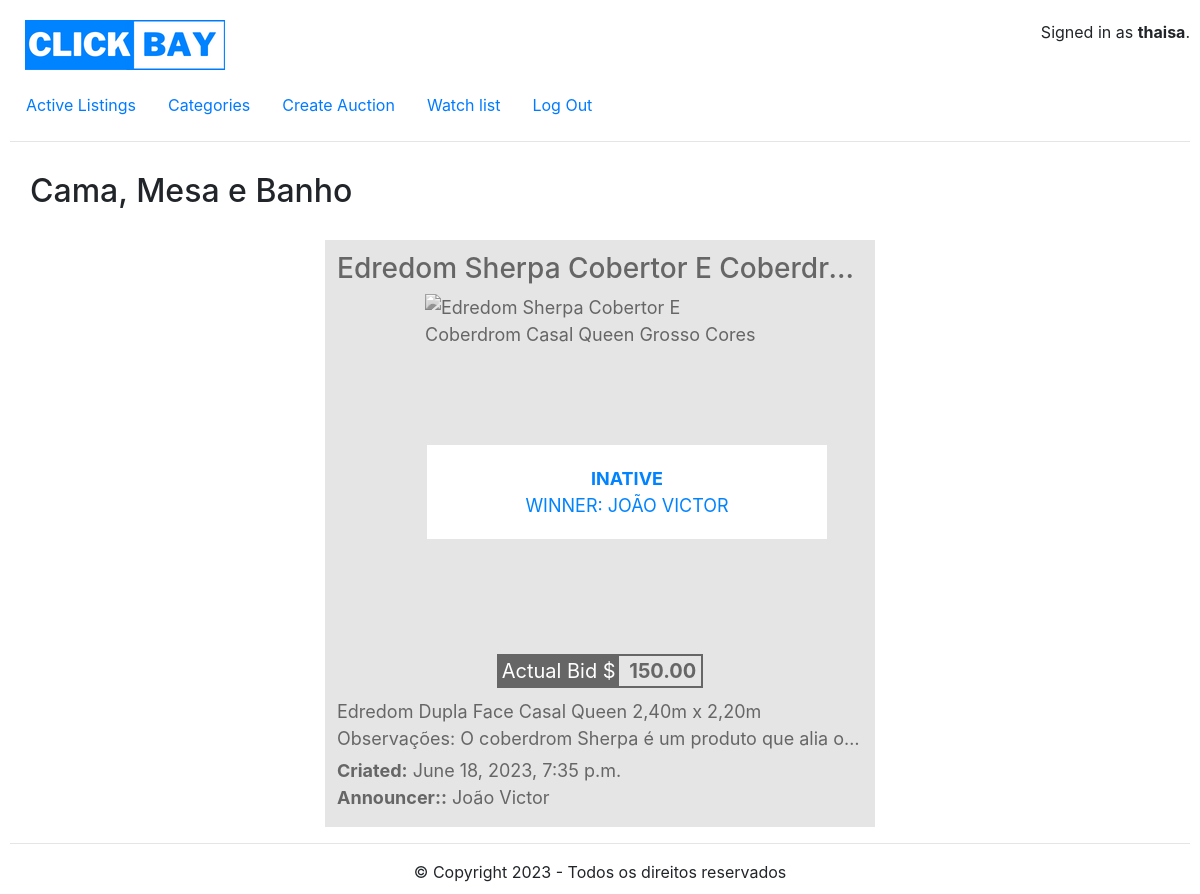
/categories/5 (signed in), run on the app's committed database.
### auctions/models.py (models this page shows, shortened)
class User(AbstractUser):
    pass

class Categorie(models.Model):
    categorie = models.CharField(max_length=64)
    def __str__(self):
        return f"{self.categorie}"

class Action(models.Model):
    user = models.ForeignKey(User, on_delete=models.CASCADE, related_name="myactions")
    title = models.CharField(max_length=256)
    description = models.TextField()
    categorie = models.ForeignKey(Categorie,  blank=True, null=True, on_delete=models.CASCADE)
    created = models.DateTimeField(default=timezone.now)
    ended = models.DateTimeField(blank=True, null=True)
    image = models.URLField(blank = True)
    win = models.ForeignKey(User, blank=True, null=True, on_delete=models.CASCADE, related_name="mywins")
    initial_bid = models.DecimalField(max_digits=19, decimal_places=2)
    watch = models.ManyToManyField(User, related_name="mywatchs", blank=True, null=True)

class Bid(models.Model):
    user = models.ForeignKey(User, on_delete=models.CASCADE, related_name="mybids")
    action = models.ForeignKey(Action, on_delete=models.CASCADE, related_name="bids")
    bid = models.DecimalField(max_digits=19, decimal_places=2)

### auctions/views.py (the view)
# urls.py: path("categories", views.categories, name="categories"),
def categories(request, cat_id=None, format=None):
    if cat_id is not None:
        auctions = Action.objects.filter(categorie=cat_id).order_by('-created')
        cat = Categorie.objects.get(pk=cat_id)
        return render(request, "auctions/categories.html", {
            'auctions': auctions,
            'title': cat
        })
    else:
        cats = Categorie.objects.order_by('categorie')
        return render(request, "auctions/categories.html", {
            'categories': cats,
            'title': "All Categories"
        })

### auctions/templates/auctions/categories.html (shortened to what this page needs)
{% extends "auctions/layout.html" %}
{% block body %}
    <h2>{{ title }}</h2>
    <div id="index-content">
            {% if categories %}
                <ul>
                    {% for categorie in categories %}
                        <li><a href="{% url 'categorie' categorie.id %}">{{ categorie }}</a></li>
                    {% endfor %}
                </ul>
            {% else %}
                <div class="grid-content">
                    {% for auction in auctions %}
                        <div class="grid-item {% if auction.win %}inative{% endif %}">
                            <a href="{% url 'auction' auction.id %}">
                                <div class="active-list">
                                    <h3 class="text-truncate">{{ auction.title }}</h3>
                                    <div class="lance">
                                        <span class="lance-title">Actual Bid $</span>
                                        <span class="price">
                                            <strong>
                                                {% if auction.bids.all %}
                                                    {{ auction.bids.last.bid }}
                                                {% else %}
                                                    {{ auction.initial_bid }}
                                                {% endif %}
                                            </strong>
                                        </span>
                                    </div>
                                    <p class="crop-text-2">{{ auction.description }}</p>
                                    <span><strong>Criated:</strong> {{ auction.created }}</span><br>
                                    <span><strong>Announcer::</strong> {{ auction.user.first_name }}</span>
                                </div>
                                {% if auction.win %}
                                        <span class="inative-box"><strong>INATIVE</strong>
                                            <br> WINNER: {{ auction.win.first_name }}</span>
                                {% endif %}
                            </a>
                        </div>
                    {% empty %}
                        No auction in this category.
                    {% endfor %}
                </div>
            {% endif %}
    </div>
{% endblock %}

### auctions/templates/auctions/layout.html (shortened to what this page needs)
{% load static %}
<!DOCTYPE html>
<html lang="pt-br">
    <head>
        <link rel="stylesheet" href="https://stackpath.bootstrapcdn.com/bootstrap/4.4.1/css/bootstrap.min.css">
        <link href="{% static 'auctions/styles.css' %}" rel="stylesheet">
    </head>
    <body>
        <a href="{% url 'index' %}"><h1 id="logo">Click Bay</h1></a>
        <div id="sign">
            {% if user.is_authenticated %}
                Signed in as <strong>{{ user.username }}</strong>.
            {% else %}
                Not signed in.
            {% endif %}
        </div>
        <ul class="nav">
            <li class="nav-item">
                <a class="nav-link" href="{% url 'index' %}">Active Listings</a>
            </li>
            <li class="nav-item">
                <a class="nav-link" href="{% url 'categories' %}">Categories</a>
            </li>
            {% if user.is_authenticated %}
                <li class="nav-item">
                    <a class="nav-link" href="{% url 'create' %}">Create Auction</a>
                </li>
                <li class="nav-item">
                    <a class="nav-link" href="{% url 'watch' %}">Watch list</a>
                </li>
                <li class="nav-item">
                    <a class="nav-link" href="{% url 'logout' %}">Log Out</a>
                </li>
            {% endif %}
        </ul>
        <hr>
        {% block body %}
        {% endblock %}
        <footer>
            <hr>
            <span>&copy; Copyright 2023 - Todos os direitos reservados</span>
        </footer>
    </body>
</html>

### auctions/static/auctions/styles.css (style rules this page uses)
#sign { float: right; }
body { padding: 20px 10px 10px 10px; }
h1 { margin: 0 0 15px 15px; }
h2 { margin: 30px 0px 30px 20px; }
ul { list-style: none; margin: 0; padding: 0; }
#logo { width: 200px; height: 50px; background: url(images/logo.png) no-repeat top center; text-indent: -9000px; display: inline-block; }
#index-content { margin: 0 auto; }
.grid-content { display: flex; flex-direction: row; flex-wrap: wrap; justify-content: space-around; align-content: space-between; row-gap: 20px; }
.grid-item { border: 2px solid #e5e5e5; padding: 10px 10px 10px 10px; width: 32%; min-width: 550px; font-size: 18px; }
.grid-item p { margin: 10px 0 5px 0; }
.lance { font-size: 20px; text-align: center; display: table; margin: auto; margin-top: 10px; border: 2px solid #0083ff; }
.lance-title { background: #0083ff; color: #fff; padding: 3px; margin-right: 0; }
.price { padding: 5px; margin-left: 0; }
a, a:hover, a:link, a:visited { text-decoration: none; }
.inative { background-color: #e5e5e5; }
.inative a { color: #666666; }
.inative a .lance-title { background: #666666; }
.inative a .lance { border: 2px solid #666666; }
.inative a .price { color: #666666; }
.inative-box { float: left; background-color: white; padding: 20px; color: #0083ff; position: relative; top: -65%; left: 90px; width: 400px; margin-bottom: -90px; text-align: center; text-transform: uppercase; }
footer { text-align: center; }
.crop-text-2 { -webkit-line-clamp: 2; overflow : hidden; text-overflow: ellipsis; display: -webkit-box; -webkit-box-orient: vertical; }

### data on the page
User: username "thaisa"
Categorie: categorie "Cama, Mesa e Banho"
Action: title "Edredom Sherpa Cobertor E Coberdr…", bids.last.bid "150.00", description "Edredom Dupla Face Casal Queen 2,40m x 2,20m Observações: O coberdrom Sherpa é um produto que alia…", created "June 18, 2023, 7:35 p.m.", user.first_name "João Victor", win.first_name "JOÃO VICTOR"
